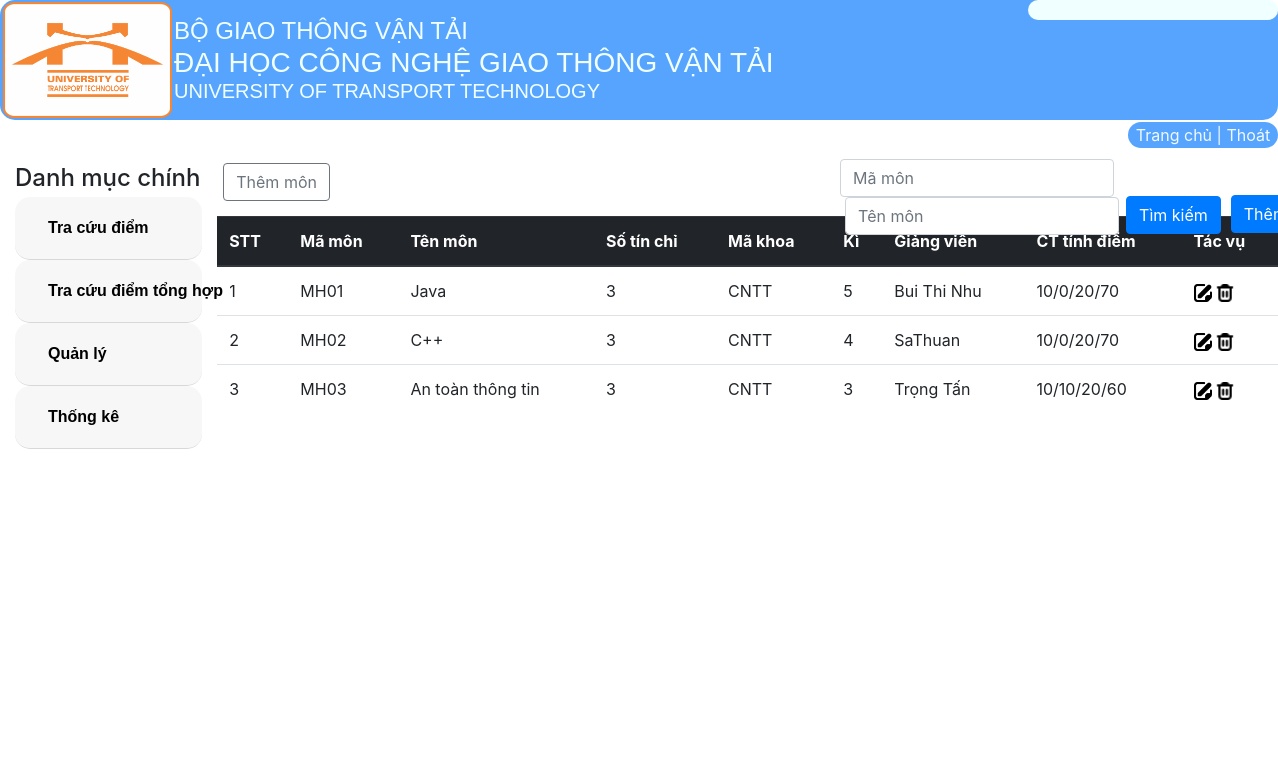
Before: /DanhSachMonHoc/ with the older database file.
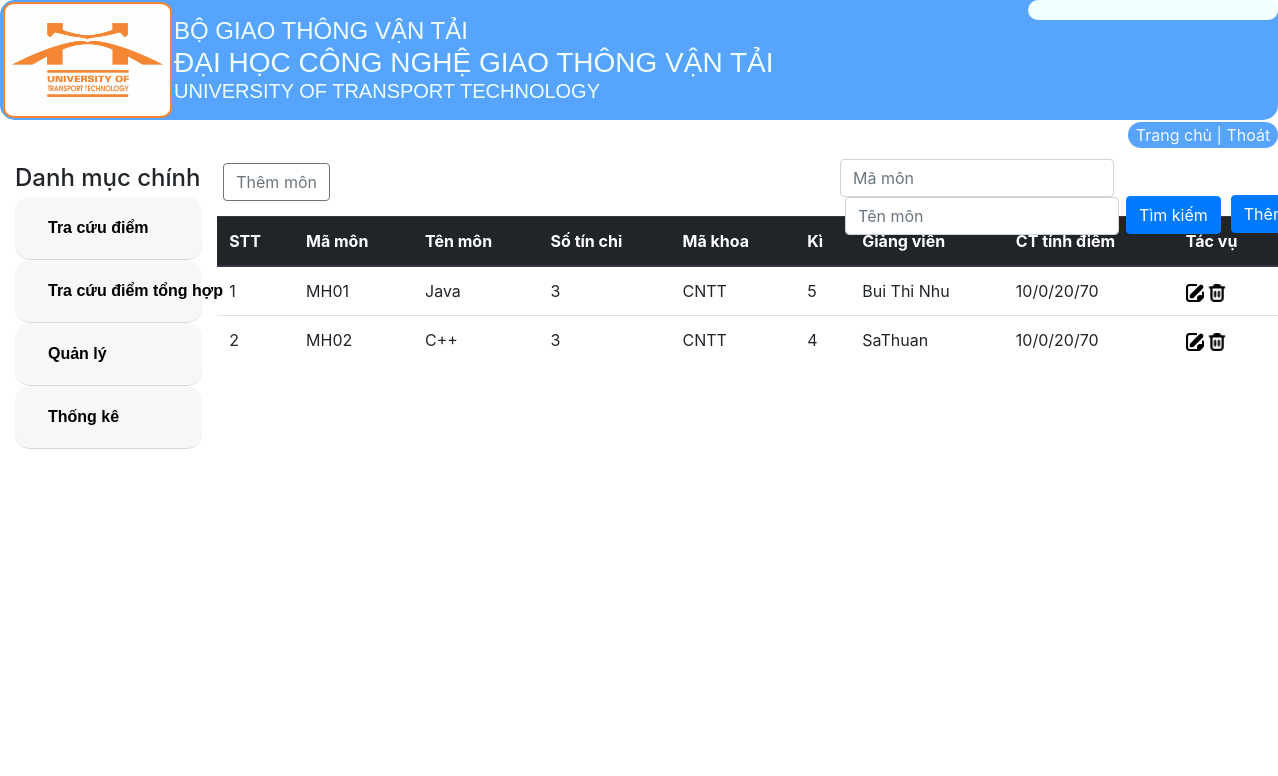
After: the same page with the newer database file.
### tables this page shows
CREATE TABLE `monhoc` (
  `mamon` varchar(30) NOT NULL,
  `tenmon` varchar(50) NOT NULL,
  `sotinchi` int(11) NOT NULL,
  `makhoa` varchar(30) NOT NULL,
  `ki` int(11) NOT NULL,
  `giangvien` varchar(30) NOT NULL,
  `phuongthuctinhdiem` varchar(30) NOT NULL
);

### MVC/Core/controller.php (called while the page is built, shortened)
<?php
class Controller
{
    public function mode($mode){
        return new $mode;
    }
    function view($view, $data= []){
        include_once './MVC/Views/'.$view.'.php';
    }
}

### MVC/Controllers/DanhSachMonHoc.php (called while the page is built, shortened)
<?php
class DanhSachMonHoc extends Controller
{
    protected $monhoc;
    function __construct()
    {
        $this->monhoc = $this->mode('Monhoc');
    }
    function Get_data()
    {
        $this->view('MasterLayout', [
            'page' => 'Monhoc_v',
            'dulieu' => $this->monhoc->monhoc_find('', '')
        ]);
    }
}
?>

### MVC/Core/app.php (called while the page is built, shortened)
<?php
class app
{
    protected $action = 'Get_data';
    function __construct()
    {
        $arr = $this->ProcessURL();
        if($arr!=null){
            if(file_exists("./MVC/Controllers/".$arr[0].".php")){
                $this->controller=$arr[0];
                unset($arr[0]);
            }
        }
        $this->controller=new $this->controller;
        if(isset($arr[1])){
            unset($arr[1]);
        }
        $this->params=$arr?array_values($arr):[];
        call_user_func_array([$this->controller,$this->action],$this->params);
    }
    function ProcessURL(){
        if(isset($_GET['url'])){
            return explode("/",filter_var(trim($_GET['url']),FILTER_DEFAULT));
        }
    }
}
?>

### index.php (called while the page is built, shortened)
<?php
$myapp = new app();
?>

### MVC/Core/connectDB.php (called while the page is built, shortened)
<?php
class connectDB{
    protected $servername="localhost";
    protected $username="root";
    protected $password="";
    protected $dbname="btl_quanlydiem";
    function __construct(){
        $this->con=mysqli_connect($this->servername,$this->username,$this->password,$this->dbname);
    }
}
?>

### MVC/Models/Monhoc.php (called while the page is built, shortened)
<?php
class Monhoc extends connectDB{
    function monhoc_find($mamon,$tenmon){
        $sql_monhoc_find="SELECT * FROM monhoc where mamon like '%$mamon%' and tenmon like '%$tenmon%'";
        return mysqli_query($this->con,$sql_monhoc_find);
    }
}
?>

### MVC/Views/Pages/Monhoc_v.php (the view, shortened to what the changed rows need)
<!DOCTYPE html>
<html lang="en">
<head>
    <link rel="stylesheet" href="Public/Css/style.css">
    <link rel="stylesheet" href="Public/Css/css_bootstrap.min.css">
    <link rel="stylesheet" href="https://stackpath.bootstrapcdn.com/bootstrap/4.1.1/css/bootstrap.min.css">
</head>
<body>
        <form action="http://localhost/BTL_QuanLyDiem/DanhSachMonHoc/Timkiem" method="post">
            <table class="table">
                <thead class="thead-dark">
                    <tr>
                        <th>STT</th>
                        <th>Mã môn</th>
                        <th>Tên môn</th>
                        <th>Số tín chỉ</th>
                        <th>Mã khoa</th>
                        <th>Kì</th>
                        <th>Giảng viên</th>
                        <th>CT tính điểm</th>
                        <th>Tác vụ</th>
                    </tr>
                </thead>
                <tbody>
                    <?php
                        if (isset($data['dulieu']) && $data['dulieu'] != null) {
                            $i = 1;
                            while ($row = mysqli_fetch_array($data['dulieu'])) {
                                ?>
                        <tr>
                            <td>
                                <?php echo $i++ ?>
                            </td>
                            <td>
                                <?php echo $row['mamon'] ?>
                            </td>
                            <td>
                                <?php echo $row['tenmon'] ?>
                            </td>
                            <td>
                                <?php echo $row['sotinchi'] ?>
                            </td>
                            <td>
                                <?php echo $row['makhoa'] ?>
                            </td>
                            <td>
                                <?php echo $row['ki'] ?>
                            </td>
                            <td>
                                <?php echo $row['giangvien'] ?>
                            </td>
                            <td>
                                <?php echo $row['phuongthuctinhdiem'] ?>
                            </td>
                            <td>
                                <a href="http://localhost/BTL_QuanLyDiem/DanhSachMonHoc/Sua/<?php echo $row['mamon'] ?>"><img
                                        class="icon" src="Public/Images/note.png" alt="note"></a>
                                <a href="http://localhost/BTL_QuanLyDiem/DanhSachMonHoc/Xoa/<?php echo $row['mamon'] ?>"><img
                                        class="icon" src="Public/Images/trash.png" alt="trash"></a>
                            </td>
                        </tr>
                        <?php
                            }
                        }
                        ?>
            </tbody>
        </table>
    </form>
</body>
</html>

Changed rows visible on the page:
removed monhoc: mamon "MH03", tenmon "An toàn thông tin", sotinchi "3", makhoa "CNTT", ki "3", giangvien "Trọng Tấn", phuongthuctinhdiem "10/10/20/60"
